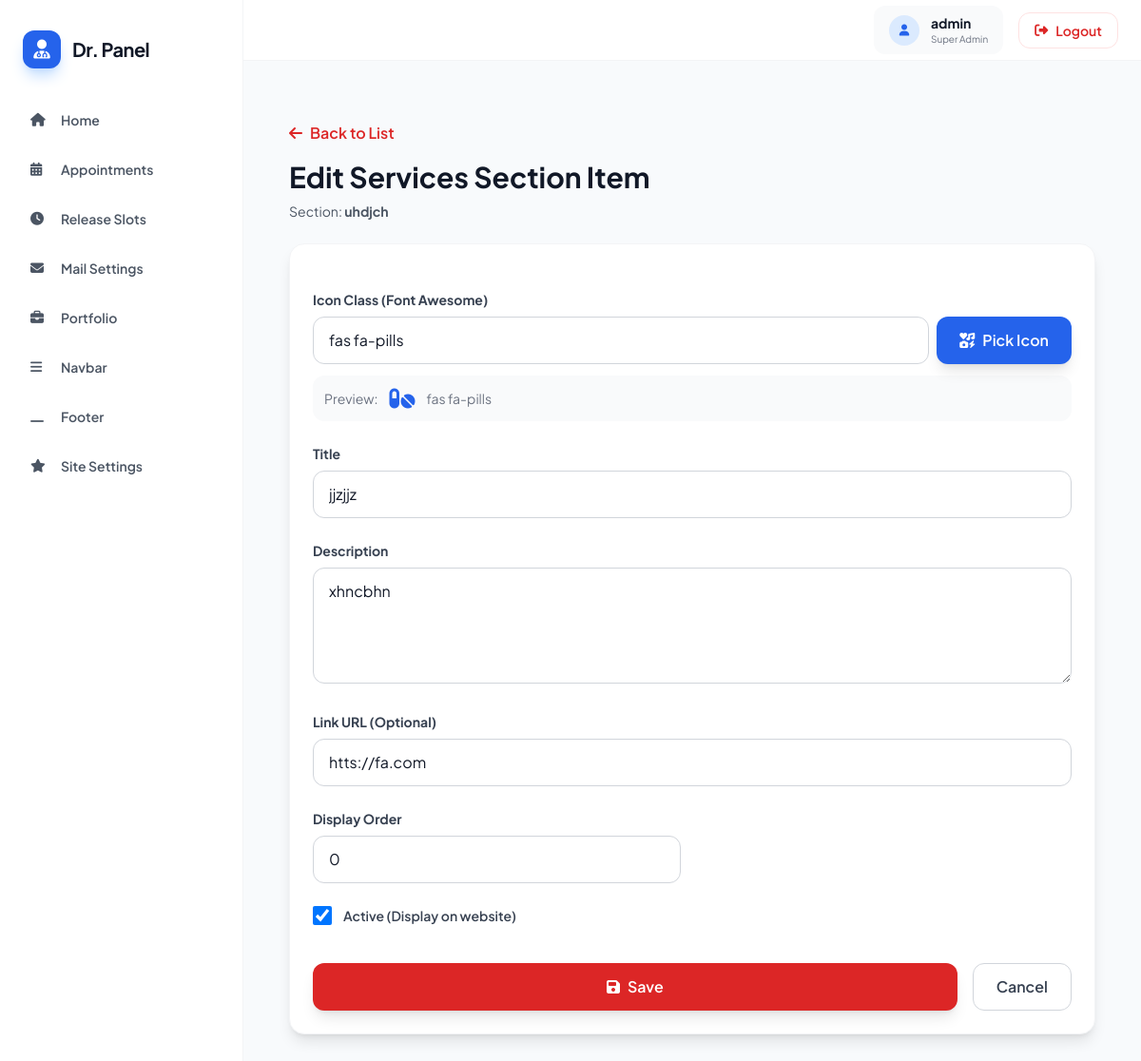
Page /portfolio/services-section/1/items/edit/1/ (signed in) on the committed database.
### Portfolio/models.py (models this page shows, shortened)
class ServicesSection(models.Model):
    badge_text = models.CharField(max_length=100, default="✦ Specialized Care")
    title = models.CharField(max_length=300, default="Specialized Medical Services")
    description = models.TextField(default="Delivering evidence-based treatment with compassion and clinical excellence.")
    is_active = models.BooleanField(default=True)
    created_at = models.DateTimeField(auto_now_add=True)
    updated_at = models.DateTimeField(auto_now=True)
    class Meta:
        verbose_name = "Services Section"
        verbose_name_plural = "Services Section"

class ServicesSectionItem(models.Model):
    services_section = models.ForeignKey(ServicesSection, on_delete=models.CASCADE, related_name='items')
    icon = models.CharField(max_length=50, help_text="Font Awesome icon class (e.g., 'fas fa-syringe')")
    title = models.CharField(max_length=200)
    description = models.TextField()
    link = models.URLField(blank=True, null=True)
    order = models.IntegerField(default=0, help_text="Display order")
    is_active = models.BooleanField(default=True)
    created_at = models.DateTimeField(auto_now_add=True)
    updated_at = models.DateTimeField(auto_now=True)
    class Meta:
        verbose_name = "Services Section Item"
        verbose_name_plural = "Services Section Items"
        ordering = ['order', 'title']

### Portfolio/views.py (the view, shortened to what this page needs)
# urls.py: path('portfolio/services-section/<int:section_pk>/items/edit/<int:item_pk>/', views.admin_services_section_item_edit, name='admin-services-section-item-edit'),
@staff_member_required
def admin_services_section_item_edit(request, section_pk, item_pk):
    services_section = get_object_or_404(ServicesSection, pk=section_pk)
    item = get_object_or_404(ServicesSectionItem, pk=item_pk, services_section=services_section)
    return render(request, 'portfolio/services_section_item_form.html', {
        'services_section': services_section,
        'item': item,
        'action': 'Edit'
    })

### Portfolio/templates/portfolio/services_section_item_form.html (shortened to what this page needs)
{% extends "base.html" %}
{% block content %}
<div class="w-full max-w-4xl mx-auto px-3 sm:px-4 lg:px-6 xl:px-8 py-3 sm:py-4 lg:py-6 overflow-x-hidden">
    <div class="mb-4 sm:mb-6">
        <a href="{% url 'admin-services-section-item-list' services_section.pk %}" class="text-red-600 hover:text-red-800 font-semibold mb-4 inline-block text-sm sm:text-base">
            <i class="fas fa-arrow-left mr-2"></i>Back to List
        </a>
        <h1 class="text-2xl sm:text-3xl font-bold text-gray-900 mb-2">{{ action }} Services Section Item</h1>
        <p class="text-gray-600 text-sm">Section: <strong>{{ services_section.title }}</strong></p>
    </div>
    <form method="post" class="bg-white rounded-xl sm:rounded-2xl shadow-lg border border-gray-100 p-3 sm:p-4 lg:p-6 xl:p-8 space-y-4 sm:space-y-6 w-full overflow-x-hidden">
        <div>
            <label class="block text-sm font-bold text-gray-700 mb-2">Icon Class (Font Awesome)</label>
            <div class="flex flex-col sm:flex-row gap-2 sm:gap-2">
                <input type="text" id="icon-input" name="icon" value="{{ item.icon|default:'' }}" class="flex-1 px-3 sm:px-4 py-2 sm:py-3 rounded-lg sm:rounded-xl border border-gray-300 focus:ring-2 focus:ring-red-500 focus:border-transparent text-sm sm:text-base" placeholder="fas fa-syringe" required>
                <button type="button" onclick="openIconPicker('icon-input')" class="px-4 sm:px-6 py-2 sm:py-3 bg-blue-600 hover:bg-blue-700 text-white rounded-lg sm:rounded-xl font-semibold text-sm sm:text-base shadow-lg transition-colors whitespace-nowrap">
                    <i class="fas fa-icons mr-1 sm:mr-2"></i><span class="hidden sm:inline">Pick Icon</span><span class="sm:hidden">Pick</span>
                </button>
            </div>
            <div id="icon-preview" class="mt-3 flex flex-wrap items-center gap-2 sm:gap-3 p-2 sm:p-3 bg-gray-50 rounded-lg sm:rounded-xl">
                <span class="text-gray-500 text-xs sm:text-sm">Preview:</span>
                <i id="preview-icon" class="text-xl sm:text-2xl text-gray-400"></i>
                <span id="preview-text" class="text-xs sm:text-sm text-gray-500 break-all"></span>
            </div>
        </div>
        <div>
            <label class="block text-sm font-bold text-gray-700 mb-2">Title</label>
            <input type="text" name="title" value="{{ item.title|default:'' }}" class="w-full px-3 sm:px-4 py-2 sm:py-3 rounded-lg sm:rounded-xl border border-gray-300 focus:ring-2 focus:ring-red-500 focus:border-transparent text-sm sm:text-base" placeholder="Service Name" required>
        </div>
        <div>
            <label class="block text-sm font-bold text-gray-700 mb-2">Description</label>
            <textarea name="description" rows="4" class="w-full px-3 sm:px-4 py-2 sm:py-3 rounded-lg sm:rounded-xl border border-gray-300 focus:ring-2 focus:ring-red-500 focus:border-transparent text-sm sm:text-base resize-y" placeholder="Service description..." required>{{ item.description|default:'' }}</textarea>
        </div>
        <div>
            <label class="block text-sm font-bold text-gray-700 mb-2">Link URL (Optional)</label>
            <input type="url" name="link" value="{{ item.link|default:'' }}" class="w-full px-3 sm:px-4 py-2 sm:py-3 rounded-lg sm:rounded-xl border border-gray-300 focus:ring-2 focus:ring-red-500 focus:border-transparent text-sm sm:text-base" placeholder="https://...">
        </div>
        <div class="grid grid-cols-1 sm:grid-cols-2 gap-4 sm:gap-6">
            <div>
                <label class="block text-sm font-bold text-gray-700 mb-2">Display Order</label>
                <input type="number" name="order" value="{{ item.order|default:0 }}" class="w-full px-3 sm:px-4 py-2 sm:py-3 rounded-lg sm:rounded-xl border border-gray-300 focus:ring-2 focus:ring-red-500 focus:border-transparent text-sm sm:text-base" min="0">
            </div>
        </div>
        <div class="space-y-2 sm:space-y-3">
            <div class="flex items-center">
                <input type="checkbox" name="is_active" {% if item.is_active or not item %}checked{% endif %} class="h-4 w-4 sm:h-5 sm:w-5 text-red-600 rounded border-gray-300 focus:ring-red-500 flex-shrink-0">
                <label class="ml-2 sm:ml-3 text-xs sm:text-sm font-semibold text-gray-700">Active (Display on website)</label>
            </div>
        </div>
        <div class="flex flex-col sm:flex-row gap-3 sm:gap-4 pt-4">
            <button type="submit" class="flex-1 bg-red-600 hover:bg-red-700 text-white px-4 sm:px-6 py-2 sm:py-3 rounded-lg sm:rounded-xl font-semibold text-sm sm:text-base shadow-lg transition-colors">
                <i class="fas fa-save mr-2"></i>Save
            </button>
            <a href="{% url 'admin-services-section-item-list' services_section.pk %}" class="px-4 sm:px-6 py-2 sm:py-3 rounded-lg sm:rounded-xl border border-gray-300 text-gray-700 font-semibold text-sm sm:text-base hover:bg-gray-50 transition-colors text-center">
                Cancel
            </a>
        </div>
    </form>
</div>
<link rel="stylesheet" href="https://cdnjs.cloudflare.com/ajax/libs/font-awesome/6.5.1/css/all.min.css">
{% endblock %}

### Appointment/templates/base.html (shortened to what this page needs)
<!DOCTYPE html>
<html lang="en">
<head>
    <script src="https://cdn.tailwindcss.com"></script>
    <link rel="stylesheet" href="https://cdnjs.cloudflare.com/ajax/libs/font-awesome/6.0.0/css/all.min.css">
    <link rel="stylesheet" href="https://cdn.jsdelivr.net/npm/flatpickr/dist/flatpickr.min.css">
</head>
<body class="text-gray-900 overflow-x-hidden">
    <aside class="fixed inset-y-0 left-0 bg-white border-r border-gray-100 w-64 hidden lg:flex flex-col z-20">
        <div class="px-6 py-8">
            <div class="flex items-center gap-3">
                <div
                    class="h-10 w-10 bg-blue-600 rounded-xl flex items-center justify-center text-white shadow-lg shadow-blue-200">
                    <i class="fas fa-user-md text-xl"></i>
                </div>
                <span class="text-xl font-bold tracking-tight text-gray-900">Dr. Panel</span>
            </div>
        </div>
        <nav class="flex-1 px-4 space-y-2 overflow-y-auto overflow-x-hidden">
            <a href="{% url 'admin-panel-index' %}"
                class="nav-link flex items-center gap-3 px-4 py-3 rounded-xl text-sm font-semibold transition-all hover:bg-gray-50 text-gray-600 {% if request.resolver_match.url_name == 'admin-panel-index' %}active{% endif %}">
                <i class="fas fa-home w-5"></i>
                <span>Home</span>
            </a>
            <a href="{% url 'admin-appointment-list' %}"
                class="nav-link flex items-center gap-3 px-4 py-3 rounded-xl text-sm font-semibold transition-all hover:bg-gray-50 text-gray-600 {% if request.resolver_match.url_name == 'admin-appointment-list' %}active{% endif %}">
                <i class="fas fa-calendar-alt w-5"></i>
                <span>Appointments</span>
            </a>
            <a href="{% url 'admin-release-slots' %}"
                class="nav-link flex items-center gap-3 px-4 py-3 rounded-xl text-sm font-semibold transition-all hover:bg-gray-50 text-gray-600 {% if request.resolver_match.url_name == 'admin-release-slots' %}active{% endif %}">
                <i class="fas fa-clock w-5"></i>
                <span>Release Slots</span>
            </a>
            <a href="{% url 'admin-mail-settings' %}"
                class="nav-link flex items-center gap-3 px-4 py-3 rounded-xl text-sm font-semibold transition-all hover:bg-gray-50 text-gray-600 {% if request.resolver_match.url_name == 'admin-mail-settings' %}active{% endif %}">
                <i class="fas fa-envelope w-5"></i>
                <span>Mail Settings</span>
            </a>
            <a href="{% url 'admin-portfolio-dashboard' %}"
                class="nav-link flex items-center gap-3 px-4 py-3 rounded-xl text-sm font-semibold transition-all hover:bg-gray-50 text-gray-600 ">
                <i class="fas fa-briefcase w-5"></i>
                <span>Portfolio</span>
            </a>
            <a href="{% url 'admin-navbar-edit' %}"
                class="nav-link flex items-center gap-3 px-4 py-3 rounded-xl text-sm font-semibold transition-all hover:bg-gray-50 text-gray-600 {% if request.resolver_match.url_name == 'admin-navbar-edit' %}active{% endif %}">
                <i class="fas fa-bars w-5"></i>
                <span>Navbar</span>
            </a>
            <a href="{% url 'admin-footer-edit' %}"
                class="nav-link flex items-center gap-3 px-4 py-3 rounded-xl text-sm font-semibold transition-all hover:bg-gray-50 text-gray-600 {% if request.resolver_match.url_name == 'admin-footer-edit' %}active{% endif %}">
                <i class="fas fa-window-minimize w-5"></i>
                <span>Footer</span>
            </a>
            <a href="{% url 'admin-site-settings-edit' %}"
                class="nav-link flex items-center gap-3 px-4 py-3 rounded-xl text-sm font-semibold transition-all hover:bg-gray-50 text-gray-600 {% if request.resolver_match.url_name == 'admin-site-settings-edit' %}active{% endif %}">
                <i class="fas fa-star w-5"></i>
                <span>Site Settings</span>
            </a>
        </nav>
    </aside>
    <header class="hidden lg:flex fixed top-0 right-0 left-64 h-16 bg-white border-b border-gray-100 z-30 justify-end items-center px-3 sm:px-4 md:px-6">
        <div class="flex items-center gap-2 sm:gap-3 md:gap-4">
            <div class="flex items-center gap-2 sm:gap-3 px-2 sm:px-3 md:px-4 py-1.5 sm:py-2 bg-gray-50 rounded-xl">
                <div class="h-7 w-7 sm:h-8 sm:w-8 rounded-full bg-blue-100 flex items-center justify-center text-blue-600 flex-shrink-0">
                    <i class="fas fa-user text-xs"></i>
                </div>
                <div class="overflow-hidden min-w-0 hidden sm:block">
                    <p class="text-xs sm:text-sm font-bold text-gray-900 truncate">{% if user.get_full_name %}{{ user.get_full_name }}{% else %}{{ user.get_username }}{% endif %}</p>
                    <p class="text-[10px] text-gray-500 truncate">{% if user.is_superuser %}Super Admin{% elif user.is_staff %}Admin Panel{% else %}System Access{% endif %}</p>
                </div>
            </div>
            <form method="post" action="{% url 'logout' %}" class="flex-shrink-0">
                <button type="submit" class="flex items-center justify-center gap-1.5 sm:gap-2 px-2.5 sm:px-3 md:px-4 py-1.5 sm:py-2 rounded-lg sm:rounded-xl text-xs sm:text-sm font-semibold transition-all hover:bg-red-50 active:bg-red-100 text-red-600 border border-red-100">
                    <i class="fas fa-sign-out-alt text-xs sm:text-sm"></i>
                    <span class="hidden md:inline">Logout</span>
                </button>
            </form>
        </div>
    </header>
    <main class="lg:ml-64 mt-10 min-h-screen transition-all duration-300 overflow-x-hidden">
        <div class="pt-16 lg:pt-16 pb-6 sm:pb-8 md:pb-12 px-3 sm:px-4 lg:px-6 xl:px-8 max-w-6xl mx-auto w-full overflow-x-hidden">
            {% block content %}{% endblock %}
        </div>
    </main>
</body>
</html>

### Appointment/templates/base.html (style rules this page uses)
body { font-family: 'Plus Jakarta Sans', sans-serif; background-color: #f8fafc; }

### rows in the picture
ServicesSection: title "uhdjch"
ServicesSectionItem: icon "fas fa-pills", title "jjzjjz", description "xhncbhn", link "htts://fa.com", order "0", is_active "☑"

### other values in the picture
{{ user.get_username }} "admin"
{{ action }} "Edit"
